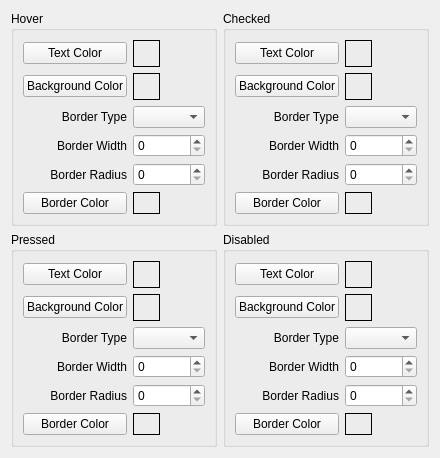
          <widget class="QWidget" name="tab_17">
           <attribute name="title">
            <string>States</string>
           </attribute>
           <layout class="QGridLayout" name="gridLayout_3">
            <item row="0" column="0">
             <widget class="QGroupBox" name="groupBox_14">
              <property name="title">
               <string>Hover</string>
              </property>
              <layout class="QGridLayout" name="gridLayout_6">
               <item row="2" column="1">
                <widget class="QComboBox" name="pb_border_type_hover"/>
               </item>
               <item row="1" column="1">
                <widget class="QLabel" name="pb_bg_color_hover_lb">
                 <property name="minimumSize">
                  <size>
                   <width>27</width>
                   <height>27</height>
                  </size>
                 </property>
                 <property name="maximumSize">
                  <size>
                   <width>27</width>
                   <height>27</height>
                  </size>
                 </property>
                 <property name="frameShape">
                  <enum>QFrame::Box</enum>
                 </property>
                 <property name="text">
                  <string/>
                 </property>
                 <property name="alignment">
                  <set>Qt::AlignCenter</set>
                 </property>
                </widget>
               </item>
               <item row="2" column="0">
                <widget class="QLabel" name="label_18">
                 <property name="text">
                  <string>Border Type</string>
                 </property>
                 <property name="alignment">
                  <set>Qt::AlignRight|Qt::AlignTrailing|Qt::AlignVCenter</set>
                 </property>
                </widget>
               </item>
               <item row="1" column="0">
                <widget class="QPushButton" name="pb_bg_color_hover">
                 <property name="text">
                  <string>Background Color</string>
                 </property>
                 <property name="qss" stdset="0">
                  <string>background-color</string>
                 </property>
                 <property name="label" stdset="0">
                  <string>pb_bg_color_hover_lb</string>
                 </property>
                 <property name="var" stdset="0">
                  <string>pb_bg_color_sel_hover</string>
                 </property>
                </widget>
               </item>
               <item row="4" column="1">
                <widget class="QSpinBox" name="pb_border_radius_hover">
                 <property name="maximum">
                  <number>100</number>
                 </property>
                 <property name="value">
                  <number>0</number>
                 </property>
                </widget>
               </item>
               <item row="3" column="0">
                <widget class="QLabel" name="label_37">
                 <property name="text">
                  <string>Border Width</string>
                 </property>
                 <property name="alignment">
                  <set>Qt::AlignRight|Qt::AlignTrailing|Qt::AlignVCenter</set>
                 </property>
                </widget>
               </item>
               <item row="4" column="0">
                <widget class="QLabel" name="label_38">
                 <property name="text">
                  <string>Border Radius</string>
                 </property>
                 <property name="alignment">
                  <set>Qt::AlignRight|Qt::AlignTrailing|Qt::AlignVCenter</set>
                 </property>
                </widget>
               </item>
               <item row="0" column="1">
                <widget class="QLabel" name="pb_text_color_hover_lb">
                 <property name="minimumSize">
                  <size>
                   <width>27</width>
                   <height>27</height>
                  </size>
                 </property>
                 <property name="maximumSize">
                  <size>
                   <width>27</width>
                   <height>27</height>
                  </size>
                 </property>
                 <property name="frameShape">
                  <enum>QFrame::Box</enum>
                 </property>
                 <property name="text">
                  <string/>
                 </property>
                 <property name="alignment">
                  <set>Qt::AlignCenter</set>
                 </property>
                </widget>
               </item>
               <item row="3" column="1">
                <widget class="QSpinBox" name="pb_border_width_hover">
                 <property name="maximum">
                  <number>100</number>
                 </property>
                 <property name="value">
                  <number>0</number>
                 </property>
                </widget>
               </item>
               <item row="0" column="0">
                <widget class="QPushButton" name="pb_fg_color_hover">
                 <property name="text">
                  <string>Text Color</string>
                 </property>
                 <property name="checked">
                  <bool>false</bool>
                 </property>
                 <property name="qss" stdset="0">
                  <string>color</string>
                 </property>
                 <property name="label" stdset="0">
                  <string>pb_text_color_hover_lb</string>
                 </property>
                 <property name="var" stdset="0">
                  <string>pb_fg_color_sel_hover</string>
                 </property>
                </widget>
               </item>
               <item row="5" column="0">
                <widget class="QPushButton" name="pb_border_color_hover">
                 <property name="text">
                  <string>Border Color</string>
                 </property>
                 <property name="qss" stdset="0">
                  <string>border-color</string>
                 </property>
                 <property name="label" stdset="0">
                  <string>pb_border_color_hover_lb</string>
                 </property>
                 <property name="var" stdset="0">
                  <string>pb_border_color_sel_hover</string>
                 </property>
                </widget>
               </item>
               <item row="5" column="1">
                <widget class="QLabel" name="pb_border_color_hover_lb">
                 <property name="maximumSize">
                  <size>
                   <width>27</width>
                   <height>27</height>
                  </size>
                 </property>
                 <property name="frameShape">
                  <enum>QFrame::Box</enum>
                 </property>
                 <property name="text">
                  <string/>
                 </property>
                 <property name="alignment">
                  <set>Qt::AlignCenter</set>
                 </property>
                </widget>
               </item>
              </layout>
             </widget>
            </item>
            <item row="2" column="1">
             <widget class="QGroupBox" name="groupBox_7">
              <property name="title">
               <string>Disabled</string>
              </property>
              <layout class="QGridLayout" name="gridLayout_7">
               <item row="1" column="0">
                <widget class="QPushButton" name="pb_bg_color_disabled">
                 <property name="text">
                  <string>Background Color</string>
                 </property>
                 <property name="qss" stdset="0">
                  <string>background-color</string>
                 </property>
                 <property name="label" stdset="0">
                  <string>pb_bg_color_disabled_lb</string>
                 </property>
                 <property name="var" stdset="0">
                  <string>pb_bg_color_sel_disabled</string>
                 </property>
                </widget>
               </item>
               <item row="3" column="1">
                <widget class="QSpinBox" name="pb_border_width_disabled">
                 <property name="maximum">
                  <number>100</number>
                 </property>
                 <property name="value">
                  <number>0</number>
                 </property>
                </widget>
               </item>
               <item row="4" column="0">
                <widget class="QLabel" name="label_52">
                 <property name="text">
                  <string>Border Radius</string>
                 </property>
                 <property name="alignment">
                  <set>Qt::AlignRight|Qt::AlignTrailing|Qt::AlignVCenter</set>
                 </property>
                </widget>
               </item>
               <item row="4" column="1">
                <widget class="QSpinBox" name="pb_border_radius_disabled">
                 <property name="maximum">
                  <number>100</number>
                 </property>
                 <property name="value">
                  <number>0</number>
                 </property>
                </widget>
               </item>
               <item row="0" column="0">
                <widget class="QPushButton" name="pb_fg_color_disabled">
                 <property name="text">
                  <string>Text Color</string>
                 </property>
                 <property name="checked">
                  <bool>false</bool>
                 </property>
                 <property name="qss" stdset="0">
                  <string>color</string>
                 </property>
                 <property name="label" stdset="0">
                  <string>pb_text_color_disabled_lb</string>
                 </property>
                 <property name="var" stdset="0">
                  <string>pb_fg_color_sel_disabled</string>
                 </property>
                </widget>
               </item>
               <item row="3" column="0">
                <widget class="QLabel" name="label_51">
                 <property name="text">
                  <string>Border Width</string>
                 </property>
                 <property name="alignment">
                  <set>Qt::AlignRight|Qt::AlignTrailing|Qt::AlignVCenter</set>
                 </property>
                </widget>
               </item>
               <item row="1" column="1">
                <widget class="QLabel" name="pb_bg_color_disabled_lb">
                 <property name="minimumSize">
                  <size>
                   <width>27</width>
                   <height>27</height>
                  </size>
                 </property>
                 <property name="maximumSize">
                  <size>
                   <width>27</width>
                   <height>27</height>
                  </size>
                 </property>
                 <property name="frameShape">
                  <enum>QFrame::Box</enum>
                 </property>
                 <property name="text">
                  <string/>
                 </property>
                 <property name="alignment">
                  <set>Qt::AlignCenter</set>
                 </property>
                </widget>
               </item>
               <item row="0" column="1">
                <widget class="QLabel" name="pb_text_color_disabled_lb">
                 <property name="minimumSize">
                  <size>
                   <width>27</width>
                   <height>27</height>
                  </size>
                 </property>
                 <property name="maximumSize">
                  <size>
                   <width>27</width>
                   <height>27</height>
                  </size>
                 </property>
                 <property name="frameShape">
                  <enum>QFrame::Box</enum>
                 </property>
                 <property name="text">
                  <string/>
                 </property>
                 <property name="alignment">
                  <set>Qt::AlignCenter</set>
                 </property>
                </widget>
               </item>
               <item row="2" column="0">
                <widget class="QLabel" name="label_50">
                 <property name="text">
                  <string>Border Type</string>
                 </property>
                 <property name="alignment">
                  <set>Qt::AlignRight|Qt::AlignTrailing|Qt::AlignVCenter</set>
                 </property>
                </widget>
               </item>
               <item row="2" column="1">
                <widget class="QComboBox" name="pb_border_type_disabled"/>
               </item>
               <item row="5" column="0">
                <widget class="QPushButton" name="pb_border_color_disabled">
                 <property name="text">
                  <string>Border Color</string>
                 </property>
                 <property name="qss" stdset="0">
                  <string>border-color</string>
                 </property>
                 <property name="label" stdset="0">
                  <string>pb_border_color_disabled_lb</string>
                 </property>
                 <property name="var" stdset="0">
                  <string>pb_border_color_sel_disabled</string>
                 </property>
                </widget>
               </item>
               <item row="5" column="1">
                <widget class="QLabel" name="pb_border_color_disabled_lb">
                 <property name="maximumSize">
                  <size>
                   <width>27</width>
                   <height>27</height>
                  </size>
                 </property>
                 <property name="frameShape">
                  <enum>QFrame::Box</enum>
                 </property>
                 <property name="text">
                  <string/>
                 </property>
                 <property name="alignment">
                  <set>Qt::AlignCenter</set>
                 </property>
                </widget>
               </item>
              </layout>
             </widget>
            </item>
            <item row="2" column="0">
             <widget class="QGroupBox" name="groupBox_6">
              <property name="title">
               <string>Pressed</string>
              </property>
              <layout class="QGridLayout" name="gridLayout_5">
               <item row="0" column="0">
                <widget class="QPushButton" name="pb_fg_color_pressed">
                 <property name="toolTip">
                  <string/>
                 </property>
                 <property name="text">
                  <string>Text Color</string>
                 </property>
                 <property name="checked">
                  <bool>false</bool>
                 </property>
                 <property name="qss" stdset="0">
                  <string>color</string>
                 </property>
                 <property name="label" stdset="0">
                  <string>pb_text_color_pressed_lb</string>
                 </property>
                 <property name="var" stdset="0">
                  <string>pb_fg_color_sel_pressed</string>
                 </property>
                </widget>
               </item>
               <item row="3" column="1">
                <widget class="QSpinBox" name="pb_border_width_pressed">
                 <property name="maximum">
                  <number>100</number>
                 </property>
                 <property name="value">
                  <number>0</number>
                 </property>
                </widget>
               </item>
               <item row="4" column="0">
                <widget class="QLabel" name="label_45">
                 <property name="text">
                  <string>Border Radius</string>
                 </property>
                 <property name="alignment">
                  <set>Qt::AlignRight|Qt::AlignTrailing|Qt::AlignVCenter</set>
                 </property>
                </widget>
               </item>
               <item row="4" column="1">
                <widget class="QSpinBox" name="pb_border_radius_pressed">
                 <property name="maximum">
                  <number>100</number>
                 </property>
                 <property name="value">
                  <number>0</number>
                 </property>
                </widget>
               </item>
               <item row="2" column="0">
                <widget class="QLabel" name="label_43">
                 <property name="text">
                  <string>Border Type</string>
                 </property>
                 <property name="alignment">
                  <set>Qt::AlignRight|Qt::AlignTrailing|Qt::AlignVCenter</set>
                 </property>
                </widget>
               </item>
               <item row="2" column="1">
                <widget class="QComboBox" name="pb_border_type_pressed"/>
               </item>
               <item row="1" column="0">
                <widget class="QPushButton" name="pb_bg_color_pressed">
                 <property name="toolTip">
                  <string/>
                 </property>
                 <property name="text">
                  <string>Background Color</string>
                 </property>
                 <property name="qss" stdset="0">
                  <string>background-color</string>
                 </property>
                 <property name="label" stdset="0">
                  <string>pb_bg_color_pressed_lb</string>
                 </property>
                 <property name="var" stdset="0">
                  <string>pb_bg_color_sel_pressed</string>
                 </property>
                </widget>
               </item>
               <item row="3" column="0">
                <widget class="QLabel" name="label_44">
                 <property name="text">
                  <string>Border Width</string>
                 </property>
                 <property name="alignment">
                  <set>Qt::AlignRight|Qt::AlignTrailing|Qt::AlignVCenter</set>
                 </property>
                </widget>
               </item>
               <item row="0" column="1">
                <widget class="QLabel" name="pb_text_color_pressed_lb">
                 <property name="minimumSize">
                  <size>
                   <width>27</width>
                   <height>27</height>
                  </size>
                 </property>
                 <property name="maximumSize">
                  <size>
                   <width>27</width>
                   <height>27</height>
                  </size>
                 </property>
                 <property name="frameShape">
                  <enum>QFrame::Box</enum>
                 </property>
                 <property name="text">
                  <string/>
                 </property>
                 <property name="alignment">
                  <set>Qt::AlignCenter</set>
                 </property>
                </widget>
               </item>
               <item row="1" column="1">
                <widget class="QLabel" name="pb_bg_color_pressed_lb">
                 <property name="minimumSize">
                  <size>
                   <width>27</width>
                   <height>27</height>
                  </size>
                 </property>
                 <property name="maximumSize">
                  <size>
                   <width>27</width>
                   <height>27</height>
                  </size>
                 </property>
                 <property name="frameShape">
                  <enum>QFrame::Box</enum>
                 </property>
                 <property name="text">
                  <string/>
                 </property>
                 <property name="alignment">
                  <set>Qt::AlignCenter</set>
                 </property>
                </widget>
               </item>
               <item row="5" column="0">
                <widget class="QPushButton" name="pb_border_color_pressed">
                 <property name="text">
                  <string>Border Color</string>
                 </property>
                 <property name="qss" stdset="0">
                  <string>border-color</string>
                 </property>
                 <property name="label" stdset="0">
                  <string>pb_border_color_pressed_lb</string>
                 </property>
                 <property name="var" stdset="0">
                  <string>pb_border_color_sel_pressed</string>
                 </property>
                </widget>
               </item>
               <item row="5" column="1">
                <widget class="QLabel" name="pb_border_color_pressed_lb">
                 <property name="maximumSize">
                  <size>
                   <width>27</width>
                   <height>27</height>
                  </size>
                 </property>
                 <property name="frameShape">
                  <enum>QFrame::Box</enum>
                 </property>
                 <property name="text">
                  <string/>
                 </property>
                 <property name="alignment">
                  <set>Qt::AlignCenter</set>
                 </property>
                </widget>
               </item>
              </layout>
             </widget>
            </item>
            <item row="0" column="1">
             <widget class="QGroupBox" name="groupBox_23">
              <property name="title">
               <string>Checked</string>
              </property>
              <layout class="QGridLayout" name="gridLayout_41">
               <item row="2" column="0">
                <widget class="QLabel" name="label_91">
                 <property name="text">
                  <string>Border Type</string>
                 </property>
                 <property name="alignment">
                  <set>Qt::AlignRight|Qt::AlignTrailing|Qt::AlignVCenter</set>
                 </property>
                </widget>
               </item>
               <item row="2" column="1">
                <widget class="QComboBox" name="pb_border_type_checked"/>
               </item>
               <item row="0" column="1">
                <widget class="QLabel" name="pb_fg_color_checked_lb">
                 <property name="minimumSize">
                  <size>
                   <width>27</width>
                   <height>27</height>
                  </size>
                 </property>
                 <property name="maximumSize">
                  <size>
                   <width>27</width>
                   <height>27</height>
                  </size>
                 </property>
                 <property name="frameShape">
                  <enum>QFrame::Box</enum>
                 </property>
                 <property name="text">
                  <string/>
                 </property>
                 <property name="alignment">
                  <set>Qt::AlignCenter</set>
                 </property>
                </widget>
               </item>
               <item row="3" column="1">
                <widget class="QSpinBox" name="pb_border_width_checked">
                 <property name="maximum">
                  <number>100</number>
                 </property>
                 <property name="value">
                  <number>0</number>
                 </property>
                </widget>
               </item>
               <item row="1" column="0">
                <widget class="QPushButton" name="pb_bg_color_checked">
                 <property name="toolTip">
                  <string/>
                 </property>
                 <property name="text">
                  <string>Background Color</string>
                 </property>
                 <property name="qss" stdset="0">
                  <string>background-color</string>
                 </property>
                 <property name="label" stdset="0">
                  <string>pb_bg_color_checked_lb</string>
                 </property>
                 <property name="var" stdset="0">
                  <string>pb_bg_color_sel_checked</string>
                 </property>
                </widget>
               </item>
               <item row="4" column="0">
                <widget class="QLabel" name="label_93">
                 <property name="text">
                  <string>Border Radius</string>
                 </property>
                 <property name="alignment">
                  <set>Qt::AlignRight|Qt::AlignTrailing|Qt::AlignVCenter</set>
                 </property>
                </widget>
               </item>
               <item row="0" column="0">
                <widget class="QPushButton" name="pb_fg_color_checked">
                 <property name="toolTip">
                  <string/>
                 </property>
                 <property name="text">
                  <string>Text Color</string>
                 </property>
                 <property name="checked">
                  <bool>false</bool>
                 </property>
                 <property name="qss" stdset="0">
                  <string>color</string>
                 </property>
                 <property name="label" stdset="0">
                  <string>pb_fg_color_checked_lb</string>
                 </property>
                 <property name="var" stdset="0">
                  <string>pb_fg_color_sel_checked</string>
                 </property>
                </widget>
               </item>
               <item row="1" column="1">
                <widget class="QLabel" name="pb_bg_color_checked_lb">
                 <property name="minimumSize">
                  <size>
                   <width>27</width>
                   <height>27</height>
                  </size>
                 </property>
                 <property name="maximumSize">
                  <size>
                   <width>27</width>
                   <height>27</height>
                  </size>
                 </property>
                 <property name="frameShape">
                  <enum>QFrame::Box</enum>
                 </property>
                 <property name="text">
                  <string/>
                 </property>
                 <property name="alignment">
                  <set>Qt::AlignCenter</set>
                 </property>
                </widget>
               </item>
               <item row="4" column="1">
                <widget class="QSpinBox" name="pb_border_radius_checked">
                 <property name="maximum">
                  <number>100</number>
                 </property>
                 <property name="value">
                  <number>0</number>
                 </property>
                </widget>
               </item>
               <item row="3" column="0">
                <widget class="QLabel" name="label_92">
                 <property name="text">
                  <string>Border Width</string>
                 </property>
                 <property name="alignment">
                  <set>Qt::AlignRight|Qt::AlignTrailing|Qt::AlignVCenter</set>
                 </property>
                </widget>
               </item>
               <item row="5" column="0">
                <widget class="QPushButton" name="pb_border_color_checked">
                 <property name="text">
                  <string>Border Color</string>
                 </property>
                 <property name="qss" stdset="0">
                  <string>border-color</string>
                 </property>
                 <property name="label" stdset="0">
                  <string>pb_border_color_checked_lb</string>
                 </property>
                 <property name="var" stdset="0">
                  <string>pb_border_color_sel_checked</string>
                 </property>
                </widget>
               </item>
               <item row="5" column="1">
                <widget class="QLabel" name="pb_border_color_checked_lb">
                 <property name="maximumSize">
                  <size>
                   <width>27</width>
                   <height>27</height>
                  </size>
                 </property>
                 <property name="frameShape">
                  <enum>QFrame::Box</enum>
                 </property>
                 <property name="text">
                  <string/>
                 </property>
                 <property name="alignment">
                  <set>Qt::AlignCenter</set>
                 </property>
                </widget>
               </item>
              </layout>
             </widget>
            </item>
           </layout>
          </widget>
